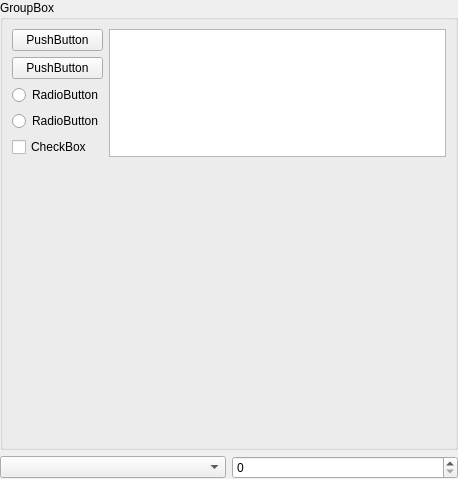
<?xml version="1.0" encoding="UTF-8"?>
<ui version="4.0">
 <class>CExampleSettingsPage</class>
 <widget class="QWidget" name="CExampleSettingsPage">
  <property name="geometry">
   <rect>
    <x>0</x>
    <y>0</y>
    <width>458</width>
    <height>479</height>
   </rect>
  </property>
  <property name="windowTitle">
   <string>Form</string>
  </property>
  <layout class="QGridLayout" name="gridLayout_2">
   <property name="margin">
    <number>0</number>
   </property>
   <item row="0" column="0" colspan="2">
    <widget class="QGroupBox" name="groupBox">
     <property name="title">
      <string>GroupBox</string>
     </property>
     <layout class="QGridLayout" name="gridLayout">
      <item row="0" column="0">
       <widget class="QPushButton" name="pushButton">
        <property name="text">
         <string>PushButton</string>
        </property>
       </widget>
      </item>
      <item row="0" column="1" rowspan="5">
       <widget class="QListView" name="listView"/>
      </item>
      <item row="1" column="0">
       <widget class="QPushButton" name="pushButton_2">
        <property name="text">
         <string>PushButton</string>
        </property>
       </widget>
      </item>
      <item row="2" column="0">
       <widget class="QRadioButton" name="radioButton">
        <property name="text">
         <string>RadioButton</string>
        </property>
       </widget>
      </item>
      <item row="3" column="0">
       <widget class="QRadioButton" name="radioButton_2">
        <property name="text">
         <string>RadioButton</string>
        </property>
       </widget>
      </item>
      <item row="4" column="0">
       <widget class="QCheckBox" name="checkBox">
        <property name="text">
         <string>CheckBox</string>
        </property>
       </widget>
      </item>
      <item row="5" column="1">
       <spacer name="verticalSpacer">
        <property name="orientation">
         <enum>Qt::Vertical</enum>
        </property>
        <property name="sizeHint" stdset="0">
         <size>
          <width>20</width>
          <height>40</height>
         </size>
        </property>
       </spacer>
      </item>
     </layout>
    </widget>
   </item>
   <item row="1" column="0">
    <widget class="QComboBox" name="comboBox"/>
   </item>
   <item row="1" column="1">
    <widget class="QSpinBox" name="spinBox"/>
   </item>
  </layout>
 </widget>
 <resources>
  <include location="../../object_viewer_qt.qrc"/>
 </resources>
 <connections/>
</ui>
